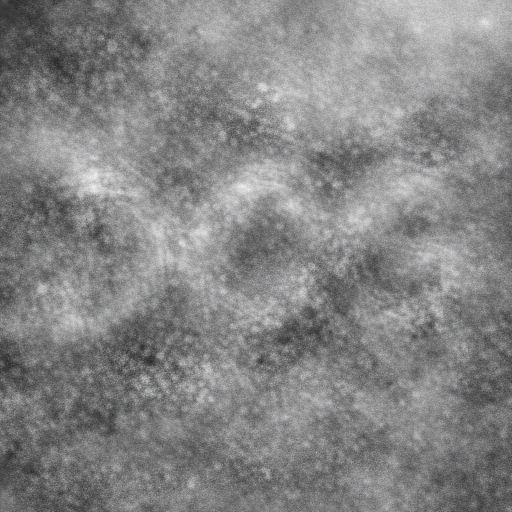
#> input picture Step4/Copilot_20260416_115108.png, 1024 x 1024 px, found by its file name (shown at 1/2 size)
$ python step4_dynamic_reconstruction.py
#> lines starting #> are read from the running program, lines starting #| are printed output that depends on the picture
import mlx.core as mx
import numpy as np
from PIL import Image, ImageFont, ImageDraw
import time
import os
import json

# ============================================
# Task I 拡張版: マルチクラス動的再構成対決
# 目的：5つの候補の中から、PKGFフローが正解へと導くプロセスを実測する
# ============================================

def render_template(word, N=256):
    img = Image.new("L", (N, N), color=0)
    draw = ImageDraw.Draw(img)
    font_path = "/System/Library/Fonts/Helvetica.ttc"
    font_size = int(N * 0.4)
    try:
        font = ImageFont.truetype(font_path, font_size)
        left, top, right, bottom = draw.textbbox((0, 0), word, font=font)
        w, h = right - left, bottom - top
        draw.text(((N - w) // 2, (N - h) // 2), word, fill=255, font=font)
    except:
        font = ImageFont.load_default()
        draw.text((10, 10), word, fill=255, font=font)
    return mx.array(np.array(img).astype(np.float32) / 255.0)

def load_omega(path, N=256):
#> called with path = 'Step4/Copilot_20260416_115108.png', N = 256
    img = Image.open(path).convert("L")
    img = img.resize((N, N), Image.Resampling.LANCZOS)
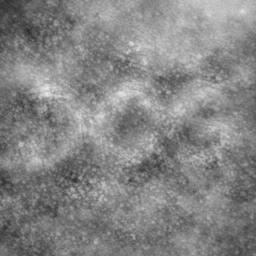
#> img: PIL image 256x256 L; min 45, max 236, mean 132.5
    return mx.array(np.array(img).astype(np.float32) / 255.0)

def run_multi_dynamic_reconstruction():
    N = 256
    STEPS = 100
    DT = 0.05
    LAMBDA = 0.1
    image_path = "Step4/Copilot_20260416_115108.png"
    words = ["DOG", "CAT", "DIG", "LOG", "BOX"]

    print(f"--- PKGF Multi-Class Dynamic Reconstruction Starting ---")

    Omega = load_omega(image_path, N=N)
    templates = {word: render_template(word, N=N) for word in words}

    # 初期化 (低いエネルギーのランダムノイズ)
    K = mx.random.normal((N, N)) * 0.05

    history = []

    for t in range(STEPS):
        # Axiom U3: Unified Flow (交換子ダイナミクス)
        comm = mx.matmul(Omega, K) - mx.matmul(K, Omega)
        K = K + DT * (comm - LAMBDA * K)

        # ゲージ破れ（非線形増幅）
        K = mx.sigmoid(K * 2.5)
        mx.eval(K)

        if t % 20 == 0 or t == STEPS - 1:
            dists = {word: float(mx.linalg.norm(K - ref)) for word, ref in templates.items()}
            print(f"Step {t:3d}:", end="")
            for w in words:
                print(f" {w}:{dists[w]:.2f}", end="")
            print()
            history.append({"step": t, "distances": dists})

    # 5. 最終判定のソート
    final_ranking = sorted(history[-1]["distances"].items(), key=lambda x: x[1])

    print("-" * 55)
    print("FINAL DYNAMIC RANKING (Smaller distance is better):")
    for i, (word, d) in enumerate(final_ranking):
        print(f"{i+1}. {word:<5}: {d:.4f}")
    print("-" * 55)

    best_word = final_ranking[0][0]
    print(f"CONCLUSION: PKGF Dynamic Flow identified the structure as '{best_word}'")

    with open("Step4/multi_dynamic_reconstruction_log.json", "w") as f:
        json.dump(history, f, indent=4)

if __name__ == "__main__":
    run_multi_dynamic_reconstruction()
#> (the call stopped at in load_omega, `return mx.array(np.array(img).astype(np.float32) / 255.0)`: mlx is not available in this run)
